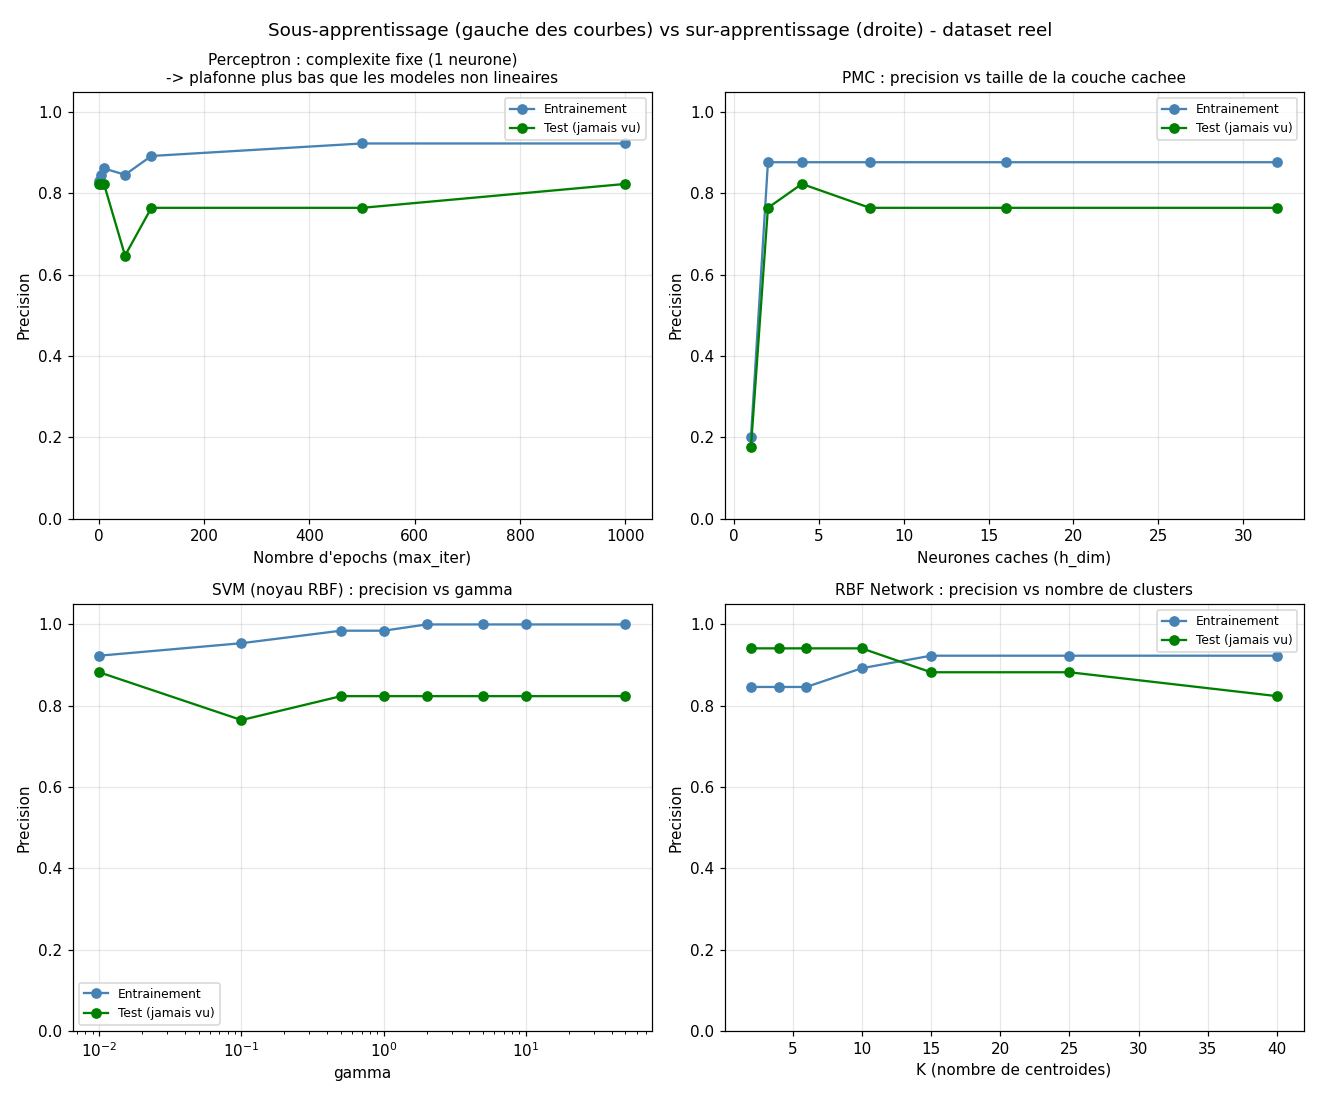

This chart was generated by the following Python code:
"""
test_sous_sur_apprentissage.py - Met en evidence le sous-apprentissage et le
sur-apprentissage sur le dataset reel (photos de dechets), en faisant varier la
"complexite" de chaque modele :
  - Perceptron  : nombre d'epochs d'entrainement (max_iter)
  - PMC         : taille de la couche cachee (h_dim)
  - SVM         : gamma du noyau RBF (largeur de la gaussienne)
  - RBF Network : nombre de clusters (K)

Pour chaque valeur de complexite, on entraine UNIQUEMENT sur les photos
d'entrainement, puis on mesure la precision a la fois sur l'entrainement et sur
le test (jamais vu), et on trace les deux courbes l'une a cote de l'autre.

Ce qu'on doit observer (les phenomenes du cours) :
  - Complexite trop faible : les deux courbes sont basses et proches l'une de
    l'autre -> SOUS-APPRENTISSAGE, le modele est trop simple pour apprendre le
    probleme, meme sur les donnees qu'il a deja vues.
  - Complexite trop grande : la courbe d'entrainement monte pres de 100% mais la
    courbe de test stagne ou redescend -> SUR-APPRENTISSAGE, le modele a appris
    les photos d'entrainement "par coeur" (y compris leur bruit) au lieu
    d'apprendre une regle generale qui marche aussi sur de nouvelles photos.
  - Entre les deux se trouve le "bon" niveau de complexite : assez riche pour
    bien apprendre, assez simple pour generaliser.

En plus de ces courbes de COMPLEXITE (figure 1), ce script trace aussi des courbes
d'APPRENTISSAGE (figure 2) : a complexite FIXE cette fois, on regarde comment la
precision evolue au fil des EPOCHS d'entrainement. Ca montre le moment ou continuer
a entrainer plus longtemps commence a nuire a la generalisation (la precision de
test plafonne ou redescend pendant que celle d'entrainement continue de monter).

Utilisation (depuis la racine du repo), apres avoir compile les bibliotheques :
    python C-algorithms/test_sous_sur_apprentissage.py
"""

import os
import sys

import matplotlib.pyplot as plt
import numpy as np

DOSSIER = os.path.dirname(os.path.abspath(__file__))
sys.path.insert(0, DOSSIER)

import test_etape1 as e1  # Perceptron
import test_etape3 as e3  # PMC (entrainer_pmc/predire_pmc, h_dim variable)
import test_etape4 as e4  # SVM (gamma variable)
import test_etape5 as e5  # RBF Network (K variable), + helpers dataset reel


def charger_dataset_reel():
    chemins_plastic = e5.lister_images(os.path.join(DOSSIER, "..", "dataset-img", "plastic"))
    chemins_verre = e5.lister_images(os.path.join(DOSSIER, "..", "dataset-img", "verre"))
    chemins_metal = e5.lister_images(os.path.join(DOSSIER, "..", "dataset-img", "metal"))
    chemins = chemins_plastic + chemins_verre + chemins_metal
    classes = np.array([0] * len(chemins_plastic) + [1] * len(chemins_verre) + [2] * len(chemins_metal))

    chemins_train, classes_train, chemins_test, classes_test = e5.separer_train_test(chemins, classes)
    vecteurs_train = np.array([e5.image_vers_vecteur(c) for c in chemins_train], dtype=np.float64)
    vecteurs_test = np.array([e5.image_vers_vecteur(c) for c in chemins_test], dtype=np.float64)
    return vecteurs_train, classes_train, vecteurs_test, classes_test


def courbe_perceptron(X_train, y_train, X_test, y_test):
    """Le perceptron lineaire a une complexite fixe (un seul neurone) : peu importe le
    nombre d'epochs, il ne peut pas apprendre une frontiere non lineaire. On s'attend a
    ce que les deux courbes plafonnent bas, tout de suite - un sous-apprentissage
    structurel, pas un manque d'entrainement."""
    # IMPORTANT : on melange les donnees avant l'entrainement. Sans ca, comme le dataset
    # est range par classe (tout le plastique, puis tout le verre, puis tout le metal),
    # le perceptron (qui apprend point par point, dans l'ordre) est biaise vers la
    # DERNIERE classe rencontree des qu'on limite le nombre d'epochs - un exemple concret
    # de biais introduit par l'ordre des donnees, pas par l'algorithme lui-meme.
    rng_melange = np.random.default_rng(0)
    ordre = rng_melange.permutation(len(X_train))
    X_train_melange, y_train_melange = X_train[ordre], y_train[ordre]

    valeurs = [1, 5, 10, 50, 100, 500, 1000]
    precision_train, precision_test = [], []
    for max_iter in valeurs:
        modele = e1.PerceptronMultiClasse(max_iter=max_iter).entrainer(X_train_melange, y_train_melange)
        precision_train.append((modele.predire(X_train) == y_train).mean())
        precision_test.append((modele.predire(X_test) == y_test).mean())
    return valeurs, precision_train, precision_test


def courbe_biais_ordre_donnees(X_train, y_train, X_test, y_test):
    """Demontre un biais concret du dataset : nos photos sont rangees par classe (tout
    le plastique, puis tout le verre, puis tout le metal). Le perceptron apprend point
    par point, dans l'ordre - avec peu d'epochs, il n'a pas le temps de corriger ce
    biais et se retrouve pousse vers la DERNIERE classe rencontree (metal), peu importe
    la vraie classe du point. On compare les memes entrainements, avec et sans melange
    prealable des donnees."""
    rng_melange = np.random.default_rng(0)
    ordre = rng_melange.permutation(len(X_train))
    X_melange, y_melange = X_train[ordre], y_train[ordre]

    valeurs = [1, 5, 10, 50, 100, 500, 1000]
    precision_sans_melange, precision_avec_melange = [], []
    for max_iter in valeurs:
        m_sans = e1.PerceptronMultiClasse(max_iter=max_iter).entrainer(X_train, y_train)
        m_avec = e1.PerceptronMultiClasse(max_iter=max_iter).entrainer(X_melange, y_melange)
        precision_sans_melange.append((m_sans.predire(X_test) == y_test).mean())
        precision_avec_melange.append((m_avec.predire(X_test) == y_test).mean())
    return valeurs, precision_sans_melange, precision_avec_melange


def courbe_pmc(X_train, y_train, X_test, y_test):
    """h_dim = nombre de neurones caches = la "complexite" du PMC. Avec tres peu de
    neurones, il ne peut pas apprendre grand-chose (sous-apprentissage). Avec beaucoup
    de neurones et tres peu de photos (65 en entrainement), il peut finir par apprendre
    les photos par coeur (sur-apprentissage)."""
    valeurs = [1, 2, 4, 8, 16, 32]
    precision_train, precision_test = [], []
    for h_dim in valeurs:
        bonnes_train, poids = e3.entrainer_pmc(X_train, y_train, h_dim=h_dim)
        predictions_test = np.array([e3.predire_pmc(v, poids) for v in X_test])
        precision_train.append(bonnes_train / len(X_train))
        precision_test.append((predictions_test == y_test).mean())
    return valeurs, precision_train, precision_test


def courbe_svm(X_train, y_train, X_test, y_test):
    """gamma = a quel point le noyau RBF est "pointu". Un petit gamma donne une
    frontiere tres lisse (sous-apprentissage si trop petit). Un grand gamma colle
    exactement a chaque point d'entrainement (sur-apprentissage : ca "memorise" les
    photos au lieu d'apprendre une regle generale)."""
    valeurs = [0.01, 0.1, 0.5, 1, 2, 5, 10, 50]
    precision_train, precision_test = [], []
    for gamma in valeurs:
        modele = e4.SVMMultiClasse(noyau=e4.RBF, gamma=gamma).entrainer(X_train, y_train)
        precision_train.append((modele.predire(X_train) == y_train).mean())
        precision_test.append((modele.predire(X_test) == y_test).mean())
    return valeurs, precision_train, precision_test


def courbe_rbf(X_train, y_train, X_test, y_test):
    """K = nombre de centroides. Peu de centroides = le RBF ne peut capturer que des
    formes tres grossieres (sous-apprentissage). Beaucoup de centroides par rapport
    au nombre de photos = un centroide presque par photo, le modele "memorise"
    chaque exemple d'entrainement individuellement (sur-apprentissage)."""
    valeurs = [2, 4, 6, 10, 15, 25, 40]
    precision_train, precision_test = [], []
    for k in valeurs:
        with e5.silencieux():
            modele = e5.RBFMultiClasse(k=k).entrainer(X_train, y_train)
        precision_train.append((modele.predire(X_train) == y_train).mean())
        precision_test.append((modele.predire(X_test) == y_test).mean())
    return valeurs, precision_train, precision_test


def courbe_apprentissage_pmc(X_train, y_train, X_test, y_test, h_dim=8):
    """Complexite FIXE (h_dim), on fait seulement varier le nombre d'epochs."""
    valeurs = [1, 10, 50, 100, 500, 1000, 5000, 10000]
    precision_train, precision_test = [], []
    for epochs in valeurs:
        bonnes_train, poids = e3.entrainer_pmc(X_train, y_train, h_dim=h_dim, epochs=epochs)
        predictions_test = np.array([e3.predire_pmc(v, poids) for v in X_test])
        precision_train.append(bonnes_train / len(X_train))
        precision_test.append((predictions_test == y_test).mean())
    return valeurs, precision_train, precision_test


def courbe_apprentissage_svm(X_train, y_train, X_test, y_test, gamma=1.0):
    """Complexite FIXE (gamma), on fait seulement varier max_iter. Le SVM part toujours
    des memes coefficients a 0 : ré-entrainer avec un max_iter plus grand donne
    exactement le meme resultat que si on avait continue l'entrainement precedent."""
    valeurs = [1, 5, 10, 50, 100, 500, 1000, 5000, 10000]
    precision_train, precision_test = [], []
    for max_iter in valeurs:
        modele = e4.SVMMultiClasse(noyau=e4.RBF, gamma=gamma, max_iter=max_iter).entrainer(X_train, y_train)
        precision_train.append((modele.predire(X_train) == y_train).mean())
        precision_test.append((modele.predire(X_test) == y_test).mean())
    return valeurs, precision_train, precision_test


def courbe_apprentissage_rbf(X_train, y_train, X_test, y_test, k=10):
    """Complexite FIXE (K) : on fait le clustering (k-means) UNE SEULE FOIS, partage par
    les 3 classes (le clustering ne depend que des photos, pas de leur classe), puis on
    ne fait varier que le nombre d'epochs d'entrainement des poids. Isole ainsi l'effet
    de la duree d'entrainement, sans le mélanger avec un nouveau tirage aleatoire de
    centroides a chaque fois."""
    X_train_c = np.ascontiguousarray(X_train, dtype=np.float64)
    n, d = X_train_c.shape
    k = max(2, min(k, n))

    modele_ref = e5.RBF(k=k)
    with e5.silencieux():
        modele_ref.entrainer(X_train_c, np.where(y_train == y_train[0], 1, -1).astype(float))
    centroids, sigma, k = modele_ref.centroids, modele_ref.sigma, modele_ref.k

    classes = np.unique(y_train)
    valeurs = [1, 5, 10, 50, 100, 300, 500, 1000]
    precision_train, precision_test = [], []
    for epochs in valeurs:
        modeles = []
        for c in classes:
            y_bin = np.where(y_train == c, 1, -1).astype(float)
            poids = np.zeros(k)
            with e5.silencieux():
                e5.lib.train_weights(k, n, d, X_train_c.ctypes.data_as(e5.P_DOUBLE),
                                     y_bin.ctypes.data_as(e5.P_DOUBLE),
                                     centroids.ctypes.data_as(e5.P_DOUBLE), sigma,
                                     poids.ctypes.data_as(e5.P_DOUBLE), 0.01, epochs)
            m = e5.RBF(k=k)
            m.k, m.centroids, m.sigma, m.poids = k, centroids, sigma, poids
            modeles.append(m)

        scores_train = np.array([m.score(X_train) for m in modeles])
        scores_test = np.array([m.score(X_test) for m in modeles])
        predictions_train = classes[np.argmax(scores_train, axis=0)]
        predictions_test = classes[np.argmax(scores_test, axis=0)]
        precision_train.append((predictions_train == y_train).mean())
        precision_test.append((predictions_test == y_test).mean())
    return valeurs, precision_train, precision_test


def tracer_courbe(ax, valeurs, precision_train, precision_test, titre, xlabel):
    ax.plot(valeurs, precision_train, marker="o", label="Entrainement", color="steelblue")
    ax.plot(valeurs, precision_test, marker="o", label="Test (jamais vu)", color="green")
    ax.set_xlabel(xlabel)
    ax.set_ylabel("Precision")
    ax.set_ylim(0, 1.05)
    ax.set_title(titre, fontsize=10)
    ax.legend(fontsize=8)
    ax.grid(alpha=0.3)


def main():
    print("=== Sous-apprentissage / sur-apprentissage sur le dataset reel ===")
    X_train, y_train, X_test, y_test = charger_dataset_reel()
    print(f"Entrainement : {len(X_train)} photos, Test : {len(X_test)} photos (jamais vues)\n")

    fig, axes = plt.subplots(2, 2, figsize=(12, 10))

    print("Perceptron (variation du nombre d'epochs)...")
    valeurs, p_train, p_test = courbe_perceptron(X_train, y_train, X_test, y_test)
    tracer_courbe(axes[0, 0], valeurs, p_train, p_test,
                 "Perceptron : complexite fixe (1 neurone)\n-> plafonne plus bas que les modeles non lineaires",
                 "Nombre d'epochs (max_iter)")

    print("PMC (variation de la taille de la couche cachee)...")
    valeurs, p_train, p_test = courbe_pmc(X_train, y_train, X_test, y_test)
    tracer_courbe(axes[0, 1], valeurs, p_train, p_test,
                 "PMC : precision vs taille de la couche cachee",
                 "Neurones caches (h_dim)")

    print("SVM (variation de gamma)...")
    valeurs, p_train, p_test = courbe_svm(X_train, y_train, X_test, y_test)
    tracer_courbe(axes[1, 0], valeurs, p_train, p_test,
                 "SVM (noyau RBF) : precision vs gamma",
                 "gamma")
    axes[1, 0].set_xscale("log")

    print("RBF Network (variation du nombre de clusters K)...")
    valeurs, p_train, p_test = courbe_rbf(X_train, y_train, X_test, y_test)
    tracer_courbe(axes[1, 1], valeurs, p_train, p_test,
                 "RBF Network : precision vs nombre de clusters",
                 "K (nombre de centroides)")

    fig.suptitle("Sous-apprentissage (gauche des courbes) vs sur-apprentissage (droite) - dataset reel",
                fontsize=12)
    fig.tight_layout()
    chemin = os.path.join(DOSSIER, "test_sous_sur_apprentissage.png")
    fig.savefig(chemin, dpi=110)
    print(f"\nFigure enregistree : {chemin}")

    print("\nBiais du dataset : perceptron avec/sans melange des donnees avant entrainement...")
    valeurs, sans, avec = courbe_biais_ordre_donnees(X_train, y_train, X_test, y_test)
    fig2, ax2 = plt.subplots(figsize=(7, 5))
    ax2.plot(valeurs, sans, marker="o", label="Sans melanger (ordonne par classe)", color="tomato")
    ax2.plot(valeurs, avec, marker="o", label="Avec melange prealable", color="steelblue")
    ax2.set_xlabel("Nombre d'epochs (max_iter)")
    ax2.set_ylabel("Precision sur le test")
    ax2.set_ylim(0, 1.05)
    ax2.set_title("Biais du dataset : l'ordre des donnees fausse\nl'apprentissage avec peu d'epochs")
    ax2.legend(fontsize=9)
    ax2.grid(alpha=0.3)
    fig2.tight_layout()
    chemin2 = os.path.join(DOSSIER, "test_biais_donnees.png")
    fig2.savefig(chemin2, dpi=110)
    print(f"Figure enregistree : {chemin2}")

    print("\n=== Courbes d'apprentissage (precision vs epochs, a complexite fixe) ===")
    fig3, axes3 = plt.subplots(2, 2, figsize=(12, 10))

    print("Perceptron...")
    valeurs, p_train, p_test = courbe_perceptron(X_train, y_train, X_test, y_test)
    tracer_courbe(axes3[0, 0], valeurs, p_train, p_test,
                 "Perceptron : precision vs epochs",
                 "Nombre d'epochs (max_iter)")

    print("PMC...")
    valeurs, p_train, p_test = courbe_apprentissage_pmc(X_train, y_train, X_test, y_test)
    tracer_courbe(axes3[0, 1], valeurs, p_train, p_test,
                 "PMC (h_dim=8 fixe) : precision vs epochs",
                 "Nombre d'epochs")
    axes3[0, 1].set_xscale("log")

    print("SVM...")
    valeurs, p_train, p_test = courbe_apprentissage_svm(X_train, y_train, X_test, y_test)
    tracer_courbe(axes3[1, 0], valeurs, p_train, p_test,
                 "SVM (gamma=1.0 fixe) : precision vs max_iter",
                 "max_iter")
    axes3[1, 0].set_xscale("log")

    print("RBF Network...")
    valeurs, p_train, p_test = courbe_apprentissage_rbf(X_train, y_train, X_test, y_test)
    tracer_courbe(axes3[1, 1], valeurs, p_train, p_test,
                 "RBF (K=10 fixe) : precision vs epochs",
                 "Nombre d'epochs")

    fig3.suptitle("Courbes d'apprentissage : precision en fonction de la duree d'entrainement\n"
                 "(complexite fixe cette fois - voir figure 1 pour la complexite)", fontsize=12)
    fig3.tight_layout()
    chemin3 = os.path.join(DOSSIER, "test_courbes_apprentissage.png")
    fig3.savefig(chemin3, dpi=110)
    print(f"\nFigure enregistree : {chemin3}")

    plt.show()


if __name__ == "__main__":
    main()
